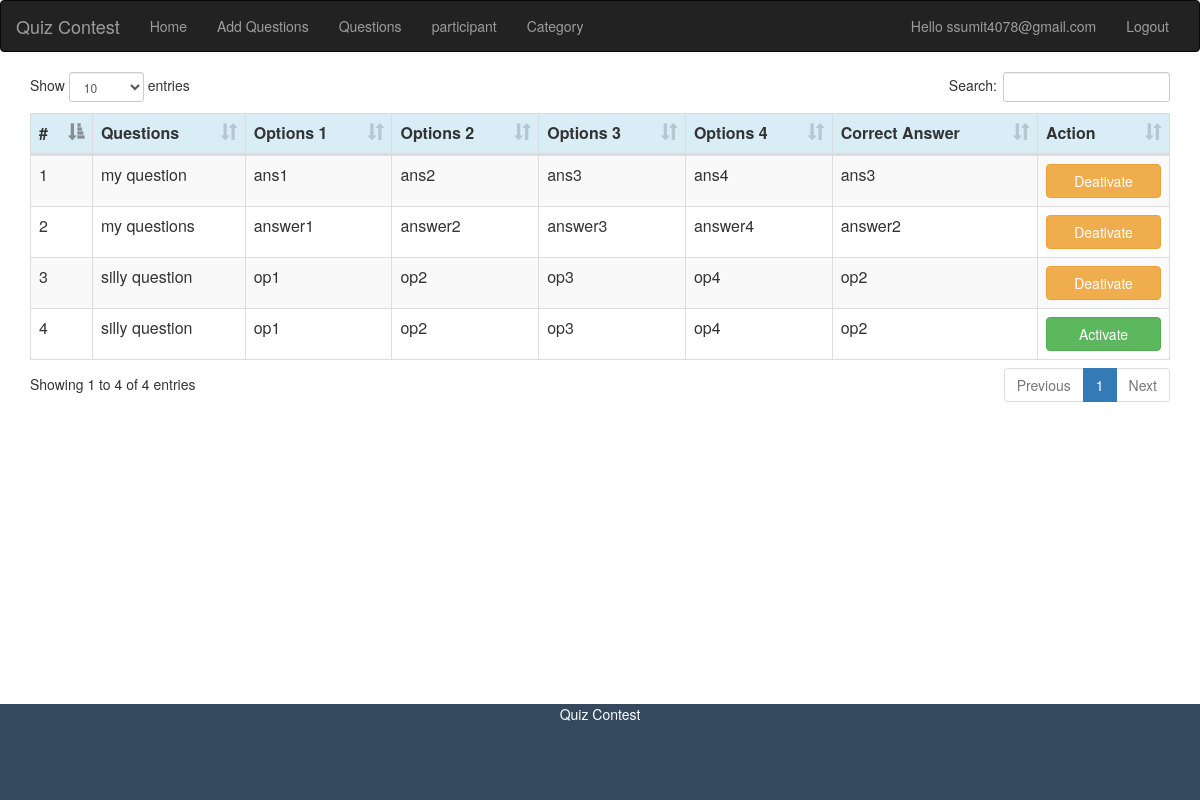
The page /admin/questions.php (signed in) on the database its author committed.
### tables this page shows
CREATE TABLE `questions` (
  `id` int(11) NOT NULL,
  `questions` text NOT NULL,
  `1` varchar(255) NOT NULL,
  `2` varchar(255) NOT NULL,
  `3` varchar(255) NOT NULL,
  `4` varchar(255) NOT NULL,
  `answer` varchar(255) NOT NULL,
  `status` int(11) NOT NULL
);

### admin/questions.php (the view, shortened to what this page needs)
<?php
	$SQL1 = mysql_query("SELECT * FROM questions");
?>
<body>
	<?php include 'includes/header.php';?>
<div class="container">
		<table  id="example1" class="table table-bordered table-striped">
		  <thead>
		    <tr class="info">
			<th>#</th>
			<th>Questions</th>
			<th>Options 1</th>
			<th>Options 2</th>
			<th>Options 3</th>
			<th>Options 4</th>
			<th>Correct Answer</th>
			<th>Action</th>
			</tr>
		</thead>
		<tbody>
			<?php $i=1; while($row = mysql_fetch_array($SQL1)){?>
			<tr>
				<td> <?php echo $i; ?> </td>
				<td> <?php echo $row['questions']; ?> </td>
				<td> <?php echo $row['1']; ?> </td>
				<td> <?php echo $row['2']; ?> </td>
				<td> <?php echo $row['3']; ?> </td>
				<td> <?php echo $row['4']; ?> </td>
				<td> <?php echo $row['answer']; ?> </td>
				<td> <?php $status = $row['status'];
							if($status==1){ ?>
							 <a href="update.php?qid=<?php echo $row['id'];?>" class="btn btn-success btn-block">Activate</a>
							 <?php }else{?>
							 <a href="update.php?qid=<?php echo $row['id'];?>" class="btn btn-warning btn-block">Deativate</a>
							  <?php }?>
				</td>
			</tr>
			<?php $i++;}?>
		</tbody>
		</table>
	</div>
<?php include 'includes/footer.php'; ?>

### admin/includes/header.php (shortened to what this page needs)
<!DOCTYPE html>
<html>
<head>
	<link rel="stylesheet" type="text/css" href="../css/style.css">
	<link rel="stylesheet" type="text/css" href="../css/bootstrap.min.css">
	<link rel="stylesheet" type="text/css" href="../css/dataTables.bootstrap.min.css">
</head>
<nav class="navbar navbar-inverse">
	  <div class="container-fluid">
	    <div class="navbar-header">
	      <a class="navbar-brand" href="#">
				Quiz Contest
		 </a>
	    </div>
	    <div class="collapse navbar-collapse" id="myNavbar">
	      <?php if(isset($_SESSION['uname'])) { ?>
	      <ul class="nav navbar-nav">
	        <li><a href="dashboard.php">Home</a></li>
	           <li><a href="add.php">Add Questions</a></li>
	            <li><a href="questions.php">Questions</a></li>
	            <li><a href="participant.php">participant</a></li>
	             <li><a href="category.php">Category</a></li>
	      </ul>
	      <ul class="nav navbar-nav navbar-right">
	      		<li><a href="#"><?php echo 'Hello'.' '.$_SESSION['uname'];?></a></li>
	      		 <li><a href="../logout.php">Logout</a></li>
	      </ul>
	      <?php } ?>
	    </div>
	  </div>
</nav>

### admin/includes/footer.php (shortened to what this page needs)
<div class="push"></div>
<div class="footer">
  <p align="center">Quiz Contest</p>
</div>
 </body>
 </html>

### css/style.css (style rules this page uses)
.footer, .push { min-height: 300px; }
.footer { min-height: 100px; background-color:#34495E; color:#fff; font-style: bold; }
.navbar-inverse .navbar-brand { color: #fff; }
.navbar-inverse { background-color:#34495E; border-color:#34495E; border-radius: 0; }
.navbar-inverse .navbar-nav>li>a { color: #FFF; }

### rows shown on the page
questions: questions "my question", 1 "ans1", 2 "ans2", 3 "ans3", 4 "ans4", answer "ans3"
questions: questions "my questions", 1 "answer1", 2 "answer2", 3 "answer3", 4 "answer4", answer "answer2"
questions: questions "silly question", 1 "op1", 2 "op2", 3 "op3", 4 "op4", answer "op2"
questions: questions "silly question", 1 "op1", 2 "op2", 3 "op3", 4 "op4", answer "op2"

### other values the page prints
$_SESSION['uname'] "ssumit4078@gmail.com"
